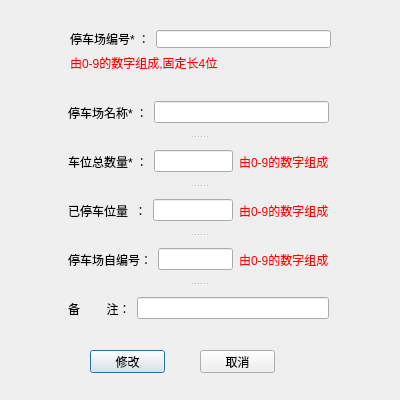
<?xml version="1.0" encoding="UTF-8"?>
<ui version="4.0">
 <class>ModParkDialog</class>
 <widget class="QDialog" name="ModParkDialog">
  <property name="geometry">
   <rect>
    <x>0</x>
    <y>0</y>
    <width>400</width>
    <height>400</height>
   </rect>
  </property>
  <property name="minimumSize">
   <size>
    <width>400</width>
    <height>400</height>
   </size>
  </property>
  <property name="maximumSize">
   <size>
    <width>400</width>
    <height>400</height>
   </size>
  </property>
  <property name="windowTitle">
   <string>修改停车场信息</string>
  </property>
  <widget class="QWidget" name="layoutWidget">
   <property name="geometry">
    <rect>
     <x>70</x>
     <y>30</y>
     <width>261</width>
     <height>41</height>
    </rect>
   </property>
   <layout class="QVBoxLayout" name="verticalLayout">
    <item>
     <layout class="QHBoxLayout" name="horizontalLayout_6">
      <item>
       <widget class="QLabel" name="label">
        <property name="text">
         <string>停车场编号* ：</string>
        </property>
       </widget>
      </item>
      <item>
       <widget class="QLineEdit" name="edtParkNo"/>
      </item>
     </layout>
    </item>
    <item>
     <widget class="QLabel" name="label_7">
      <property name="styleSheet">
       <string notr="true">color:red</string>
      </property>
      <property name="text">
       <string>由0-9的数字组成,固定长4位</string>
      </property>
     </widget>
    </item>
   </layout>
  </widget>
  <widget class="QPushButton" name="ptnMod">
   <property name="geometry">
    <rect>
     <x>90</x>
     <y>350</y>
     <width>75</width>
     <height>23</height>
    </rect>
   </property>
   <property name="text">
    <string>修改</string>
   </property>
  </widget>
  <widget class="QSplitter" name="splitter">
   <property name="geometry">
    <rect>
     <x>68</x>
     <y>90</y>
     <width>261</width>
     <height>241</height>
    </rect>
   </property>
   <property name="orientation">
    <enum>Qt::Vertical</enum>
   </property>
   <widget class="QWidget" name="layoutWidget_2">
    <layout class="QHBoxLayout" name="horizontalLayout">
     <item>
      <widget class="QLabel" name="label_2">
       <property name="text">
        <string>停车场名称* ：</string>
       </property>
      </widget>
     </item>
     <item>
      <widget class="QLineEdit" name="edtParkName"/>
     </item>
    </layout>
   </widget>
   <widget class="QWidget" name="layoutWidget_3">
    <layout class="QHBoxLayout" name="horizontalLayout_2">
     <item>
      <widget class="QLabel" name="label_5">
       <property name="text">
        <string>车位总数量* ：</string>
       </property>
      </widget>
     </item>
     <item>
      <widget class="QLineEdit" name="edtParkSpace"/>
     </item>
     <item>
      <widget class="QLabel" name="label_8">
       <property name="styleSheet">
        <string notr="true">color:red</string>
       </property>
       <property name="text">
        <string>由0-9的数字组成</string>
       </property>
      </widget>
     </item>
    </layout>
   </widget>
   <widget class="QWidget" name="layoutWidget_4">
    <layout class="QHBoxLayout" name="horizontalLayout_3">
     <item>
      <widget class="QLabel" name="label_4">
       <property name="text">
        <string>已停车位量  ：</string>
       </property>
      </widget>
     </item>
     <item>
      <widget class="QLineEdit" name="edtUsedSpace"/>
     </item>
     <item>
      <widget class="QLabel" name="label_9">
       <property name="styleSheet">
        <string notr="true">color:red</string>
       </property>
       <property name="text">
        <string>由0-9的数字组成</string>
       </property>
      </widget>
     </item>
    </layout>
   </widget>
   <widget class="QWidget" name="layoutWidget_5">
    <layout class="QHBoxLayout" name="horizontalLayout_5">
     <item>
      <widget class="QLabel" name="label_6">
       <property name="text">
        <string>停车场自编号：</string>
       </property>
      </widget>
     </item>
     <item>
      <widget class="QLineEdit" name="edtParkSelfNum"/>
     </item>
     <item>
      <widget class="QLabel" name="label_10">
       <property name="styleSheet">
        <string notr="true">color:red</string>
       </property>
       <property name="text">
        <string>由0-9的数字组成</string>
       </property>
      </widget>
     </item>
    </layout>
   </widget>
   <widget class="QWidget" name="layoutWidget_6">
    <layout class="QHBoxLayout" name="horizontalLayout_4">
     <item>
      <widget class="QLabel" name="label_3">
       <property name="text">
        <string>备        注：</string>
       </property>
      </widget>
     </item>
     <item>
      <widget class="QLineEdit" name="edtParkComments"/>
     </item>
    </layout>
   </widget>
  </widget>
  <widget class="QPushButton" name="ptnCancel">
   <property name="geometry">
    <rect>
     <x>200</x>
     <y>350</y>
     <width>75</width>
     <height>23</height>
    </rect>
   </property>
   <property name="text">
    <string>取消</string>
   </property>
  </widget>
 </widget>
 <resources/>
 <connections/>
</ui>
